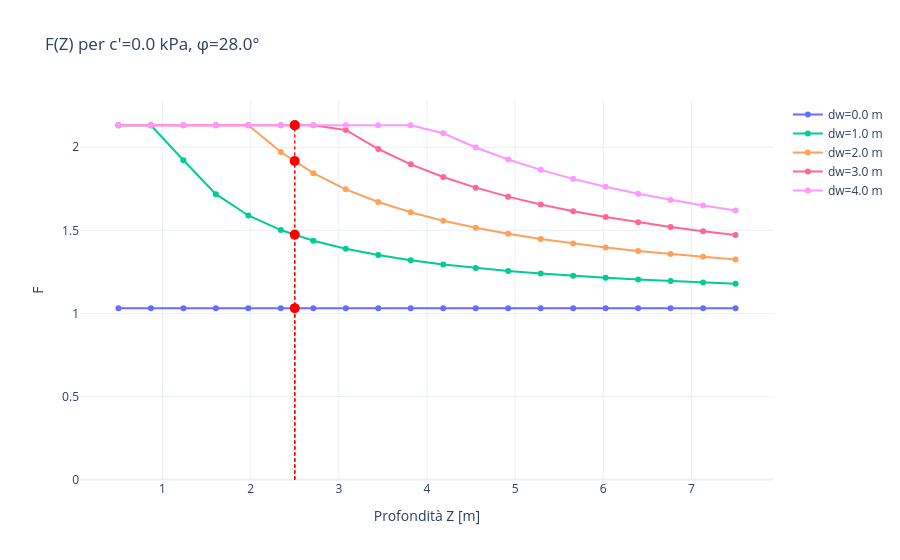

Notebook code for this chart:
### Markdown cell above
---

### 📈 Effetto del livello della falda sul coefficiente di sicurezza

Il metodo `plot_F_vs_Z_dw()` consente di valutare come il coefficiente di sicurezza $F(Z)$ cambi al variare della profondità della falda $dw$, mantenendo costanti i parametri di resistenza del terreno.

Ogni curva rappresenta uno scenario con diversa profondità della falda.

In questo esempio, il calcolo è effettuato per:

- $c' = 5$ kPa  
- $\varphi' = 28^{\circ}$  
- $d_w \in \{ 0,\, 1,\, 2,\, 3,\, 4,\, 5 \}$ m

### Code cell
# Parametri fissi per questo plot
c_list = [0.0]
phi_list = [28.0]
dw_list = [0.0,1.0, 2.0, 3.0, 4.0]

# Calcolo
F_dict = pendio.calcola_F(c_list, phi_list, dw_list,)

# Plot al variare di dw
pendio.plot_F_vs_Z_dw(F_dict, c=0.0, phi=28.0)

### Figure 1 — Plotly figure (JSON) as saved in the notebook; plotly's stock layout.template omitted (floating-point values rounded to 4 significant figures)
{"data": [{"mode": "lines+markers", "name": "dw=0.0 m", "type": "scatter", "x": [0.5, 0.8684, 1.237, 1.605, 1.974, 2.342, 2.711, 3.079, 3.447, 3.816, 4.184, 4.553, 4.921, 5.289, 5.658, 6.026, 6.395, 6.763, 7.132, 7.5], "y": [1.031, 1.031, 1.031, 1.031, 1.031, 1.031, 1.031, 1.031, 1.031, 1.031, 1.031, 1.031, 1.031, 1.031, 1.031, 1.031, 1.031, 1.031, 1.031, 1.031]}, {"marker": {"color": "red", "size": 10, "symbol": "circle"}, "mode": "markers", "showlegend": false, "type": "scatter", "x": [2.5], "y": [1.031]}, {"mode": "lines+markers", "name": "dw=1.0 m", "type": "scatter", "x": [0.5, 0.8684, 1.237, 1.605, 1.974, 2.342, 2.711, 3.079, 3.447, 3.816, 4.184, 4.553, 4.921, 5.289, 5.658, 6.026, 6.395, 6.763, 7.132, 7.5], "y": [2.133, 2.133, 1.922, 1.717, 1.589, 1.502, 1.438, 1.389, 1.351, 1.32, 1.295, 1.273, 1.255, 1.24, 1.226, 1.214, 1.204, 1.194, 1.186, 1.178]}, {"marker": {"color": "red", "size": 10, "symbol": "circle"}, "mode": "markers", "showlegend": false, "type": "scatter", "x": [2.5], "y": [1.474]}, {"mode": "lines+markers", "name": "dw=2.0 m", "type": "scatter", "x": [0.5, 0.8684, 1.237, 1.605, 1.974, 2.342, 2.711, 3.079, 3.447, 3.816, 4.184, 4.553, 4.921, 5.289, 5.658, 6.026, 6.395, 6.763, 7.132, 7.5], "y": [2.133, 2.133, 2.133, 2.133, 2.133, 1.972, 1.844, 1.747, 1.67, 1.609, 1.558, 1.515, 1.479, 1.448, 1.421, 1.397, 1.376, 1.357, 1.34, 1.325]}, {"marker": {"color": "red", "size": 10, "symbol": "circle"}, "mode": "markers", "showlegend": false, "type": "scatter", "x": [2.5], "y": [1.917]}, {"mode": "lines+markers", "name": "dw=3.0 m", "type": "scatter", "x": [0.5, 0.8684, 1.237, 1.605, 1.974, 2.342, 2.711, 3.079, 3.447, 3.816, 4.184, 4.553, 4.921, 5.289, 5.658, 6.026, 6.395, 6.763, 7.132, 7.5], "y": [2.133, 2.133, 2.133, 2.133, 2.133, 2.133, 2.133, 2.104, 1.99, 1.897, 1.821, 1.757, 1.703, 1.656, 1.615, 1.58, 1.548, 1.52, 1.495, 1.472]}, {"marker": {"color": "red", "size": 10, "symbol": "circle"}, "mode": "markers", "showlegend": false, "type": "scatter", "x": [2.5], "y": [2.133]}, {"mode": "lines+markers", "name": "dw=4.0 m", "type": "scatter", "x": [0.5, 0.8684, 1.237, 1.605, 1.974, 2.342, 2.711, 3.079, 3.447, 3.816, 4.184, 4.553, 4.921, 5.289, 5.658, 6.026, 6.395, 6.763, 7.132, 7.5], "y": [2.133, 2.133, 2.133, 2.133, 2.133, 2.133, 2.133, 2.133, 2.133, 2.133, 2.084, 1.999, 1.926, 1.864, 1.81, 1.762, 1.72, 1.683, 1.649, 1.619]}, {"marker": {"color": "red", "size": 10, "symbol": "circle"}, "mode": "markers", "showlegend": false, "type": "scatter", "x": [2.5], "y": [2.133]}], "layout": {"shapes": [{"line": {"color": "red", "dash": "dot", "width": 1}, "type": "line", "x0": 2.5, "x1": 2.5, "y0": 0, "y1": 1.031}, {"line": {"color": "red", "dash": "dot", "width": 1}, "type": "line", "x0": 2.5, "x1": 2.5, "y0": 0, "y1": 1.474}, {"line": {"color": "red", "dash": "dot", "width": 1}, "type": "line", "x0": 2.5, "x1": 2.5, "y0": 0, "y1": 1.917}, {"line": {"color": "red", "dash": "dot", "width": 1}, "type": "line", "x0": 2.5, "x1": 2.5, "y0": 0, "y1": 2.133}, {"line": {"color": "red", "dash": "dot", "width": 1}, "type": "line", "x0": 2.5, "x1": 2.5, "y0": 0, "y1": 2.133}], "title": {"text": "F(Z) per c'=0.0 kPa, φ=28.0°"}, "xaxis": {"title": {"text": "Profondità Z [m]"}}, "yaxis": {"title": {"text": "F"}}}}
